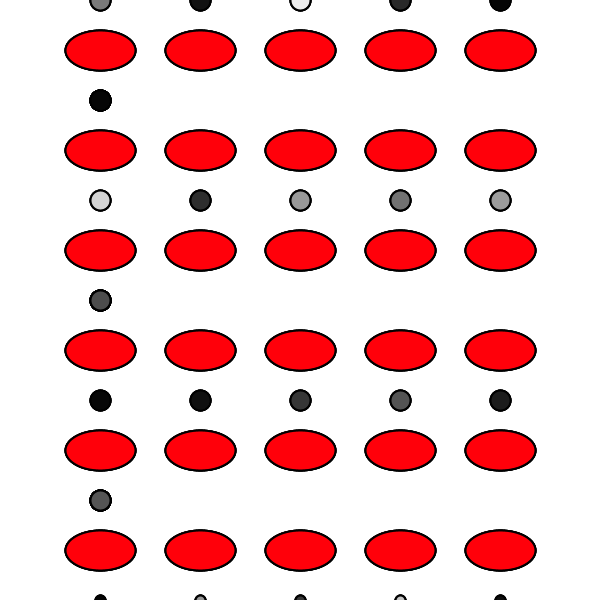
Frame 1 (no input)
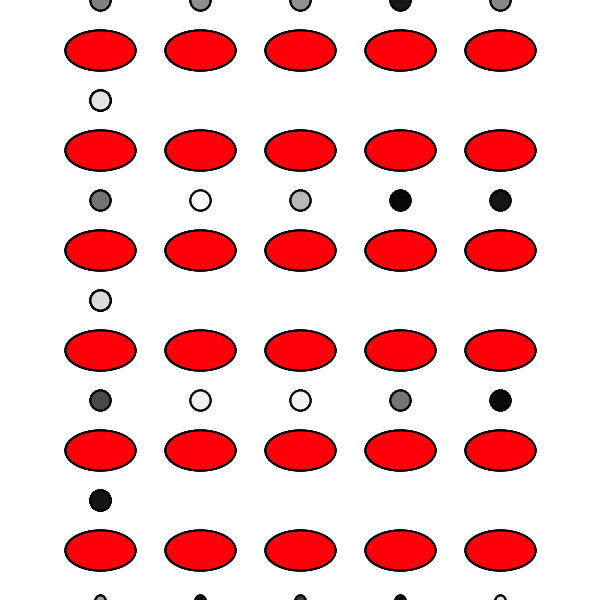
Frame 60 (the mouse pressed at the canvas centre just before this capture)
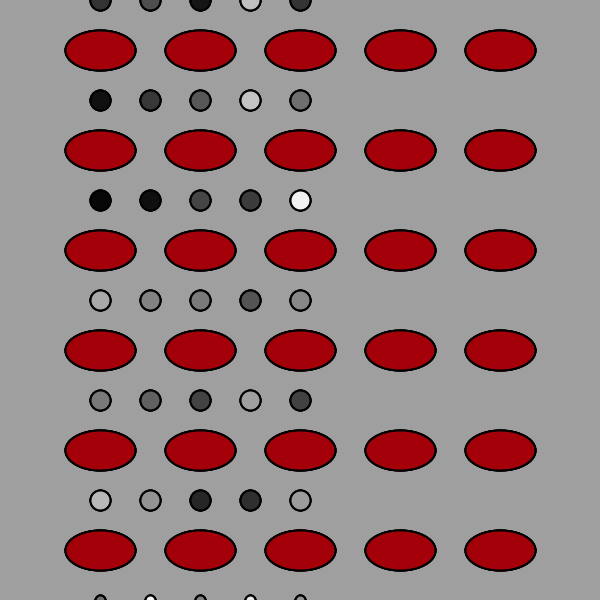
Frame 120 (the mouse held since frame 60 and released just before this capture)

The Processing sketch that drew these frames (run headless with seeded random() and noise(); from frame 60 on, the mouse is pressed at the canvas centre):

// Processing sketch: processing_69620
// ── processing_69620.pde

void setup() {
size(600, 600);
smooth();
}
 
void draw() {
background(map(mouseY,0,800,255,0), map(mouseY,0,800,255,0), map(mouseY,0,800,255,0));
strokeWeight(2);
for(int x = 50+50; x < 600; x += 100){
   for(int y = -60; y < 300; y += 100){
     
   fill(map(mouseY,0,800,255,10),0,10);
   ellipse(x,150, 70,40);
   //fill(251,255, map(mouseY,0,800,190,20));
   
   fill(random(255));
   ellipse(map(mouseY,0,600,x,100),0,20,20);
   
   fill(map(mouseY,0,800,255,10),0,10);
   
   fill(map(mouseY,0,800,255,10),0,10);
   ellipse(x,50,70,40);
   
   fill(random(255));
   ellipse(map(mouseY,0,600,100,x),100,20,20);
   
   fill(random(255));
   ellipse(map(mouseY,0,600,x,100),200,20,20);
   
   fill(map(mouseY,0,800,255,10),0,10);
   ellipse(x,250,70,40);
   
   fill(random(255));
   ellipse(map(mouseY,0,600,100,x),300,20,20);
   
   fill(map(mouseY,0,800,255,10),0,10);
   ellipse(x,350,70,40);
   
   fill(random(255));
   ellipse(map(mouseY,0,600,x,100),400,20,20);
   
   fill(map(mouseY,0,800,255,10),0,10);
   ellipse(x,450,70,40);
   
   fill(random(255));
   ellipse(map(mouseY,0,600,100,x),500,20,20);
   
   fill(map(mouseY,0,800,255,10),0,10);
   ellipse(x,550,70,40);
   
   fill(random(255));
   ellipse(map(mouseY,0,600,x,100),600,10,10);
   }
  }
     //fill(255);
     
     //ellipse(map(mouseY,0,390, 590,-50),200, 7,7);
     
     //ellipse(map(mouseY,0,400,600, -50), 100,70,40);
     
     //ellipse(map(mouseY,0,400,0,650),150,70,40);
     
     //ellipse(map(mouseY,0,400,0,650),250,70,40);
     
     //ellipse(map(mouseY,0,400,600,-50),300,70,40);
     
     //ellipse(map(mouseY,0,400,0,650),350,70,40);
}
